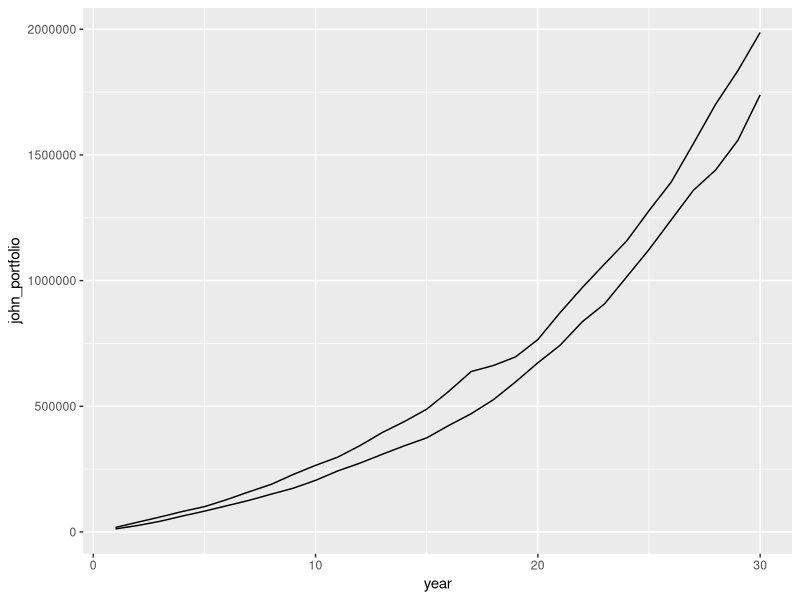

R code for this plot:
## ---- chunk 1
library(tidyverse)
set.seed(2020) 

Income <- 60000
amy_saving_rate <- 0.3
john_saving_rate <- 0.2
amy_return <- 0.07
john_return <- 0.09
amy_risk <- 0.02
john_risk <- 0.03
years <- 30

amy_30yr_returns <- rnorm(years,amy_return,amy_risk)
john_30yr_returns <- rnorm(years,john_return,john_risk)

amy_portfolio <- rep(0,30)
john_portfolio  <- rep(0,30)

portfolio <- data.frame(amy_portfolio,john_portfolio)

for (i in 1:years) {
  if (i==1) {
    portfolio$amy_portfolio[i] <- Income*amy_saving_rate[i]
    portfolio$john_portfolio[i] <- Income*john_saving_rate[i]
  } else {
    portfolio$amy_portfolio[i] <- (portfolio$amy_portfolio[i-1] + Income*amy_saving_rate)*(1+amy_30yr_returns[i])
    portfolio$john_portfolio[i] <- (portfolio$john_portfolio[i-1] + Income*john_saving_rate)*(1+john_30yr_returns[i])
  }
  
}

year <- 1:years
portfolio <- cbind(year,portfolio)
portfolio %>% ggplot(aes(x=year)) + geom_line(aes(y=john_portfolio))+ geom_line(aes(y=amy_portfolio))

